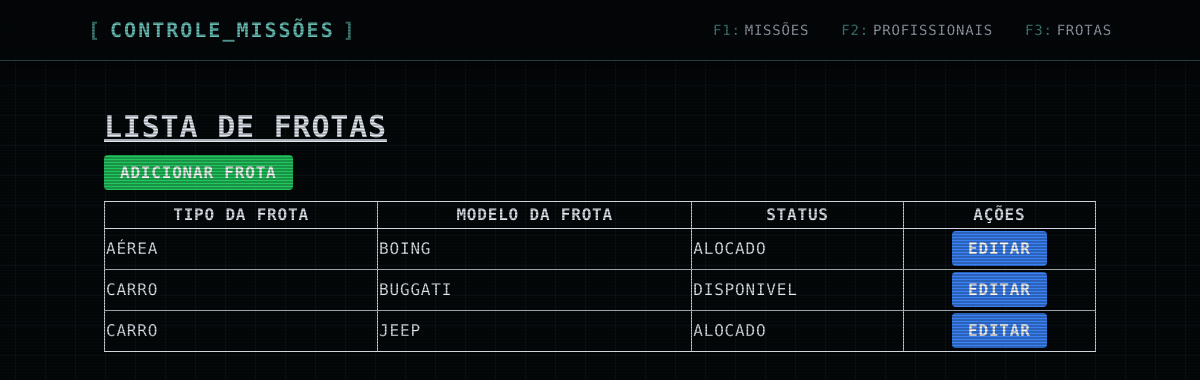
/frotas/, run on the app's committed database.
### professional/models.py (models this page shows, shortened)
class OperatorFleet(models.Model):
    fleet_type = models.CharField(max_length=50, verbose_name="Tipo da Frota")
    fleet_model = models.CharField(max_length=50, verbose_name="Modelo da Frota")
    status = models.ForeignKey(Status, on_delete=models.PROTECT, default=get_default_status)
    class Meta:
        verbose_name = "Frota"
        verbose_name_plural = "Frotas"
        ordering = ['fleet_model']

class Status(models.Model):
    status_name = models.CharField(max_length=50, verbose_name="Nome do Status")
    def __str__(self):
        return str(self.status_name)
    class Meta:
        verbose_name = "Status"
        verbose_name_plural = "Status"

### professional/views.py (the view)
# urls.py: path('frotas/', OperatorFleetListView.as_view(), name='list_fleets'),
class OperatorFleetListView(ListView):
    model = OperatorFleet
    template_name = 'list_fleets.html'
    context_object_name = 'fleets'

### core/templates/list_fleets.html
{% extends 'base.html' %}
{% block content %}
<h1 class="text-3xl font-bold underline mb-4">Lista de Frotas</h1>
<a href="{% url 'create_fleet' %}" class="bg-green-500 hover:bg-green-700 text-white font-bold py-2 px-4 rounded">
    Adicionar Frota
</a>
<table class="mt-4 table-auto border-collapse border border-gray-400 w-full">
    <thead>
        <tr>
            <th class="border border-gray-300">Tipo da Frota</th>
            <th class="border border-gray-300">Modelo da Frota</th>
            <th class="border border-gray-300">Status</th>
            <th class="border border-gray-300">Ações</th>
        </tr>
    </thead>
    <tbody>
        {% for fleet in fleets %}
        <tr>
            <td class="border border-gray-300">{{ fleet.fleet_type }}</td>
            <td class="border border-gray-300">{{ fleet.fleet_model }}</td>
            <td class="border border-gray-300">{{ fleet.status }}</td>
            <td class="border border-gray-300 text-center py-2">
                <a href="{% url 'update_fleet' fleet.id %}" class="bg-blue-500 hover:bg-blue-700 text-white font-bold py-2 px-4 rounded">
                    Editar
                </a>
            </td>
        </tr>
        {% endfor %}
    </tbody>
</table>
{% endblock %}

### core/templates/base.html (style rules this page uses)
body { background-color: #05080a; font-family: 'Share Tech Mono', monospace; color: #e2e8f0; text-transform: uppercase; letter-spacing: 0.05em; background-image: linear-gradient(rgba(45, 85, 90, 0.15) 1px, transparent 1px), linear-gradient(90deg, rgba(45, 85, 90, 0.15) 1px, transparent 1px); background-size: 30px 30px; background-position: center center; min-height: 100vh; margin: 0; position: relative; }
body::before { content: " "; display: block; position: fixed; top: 0; left: 0; bottom: 0; right: 0; background: linear-gradient(rgba(18, 16, 16, 0) 50%, rgba(0, 0, 0, 0.25) 50%); z-index: 50; background-size: 100% 3px; pointer-events: none; }

### data on the page
OperatorFleet: fleet_type "AÉREA", fleet_model "BOING", status "ALOCADO"
OperatorFleet: fleet_type "CARRO", fleet_model "BUGGATI", status "DISPONIVEL"
OperatorFleet: fleet_type "CARRO", fleet_model "JEEP", status "ALOCADO"
